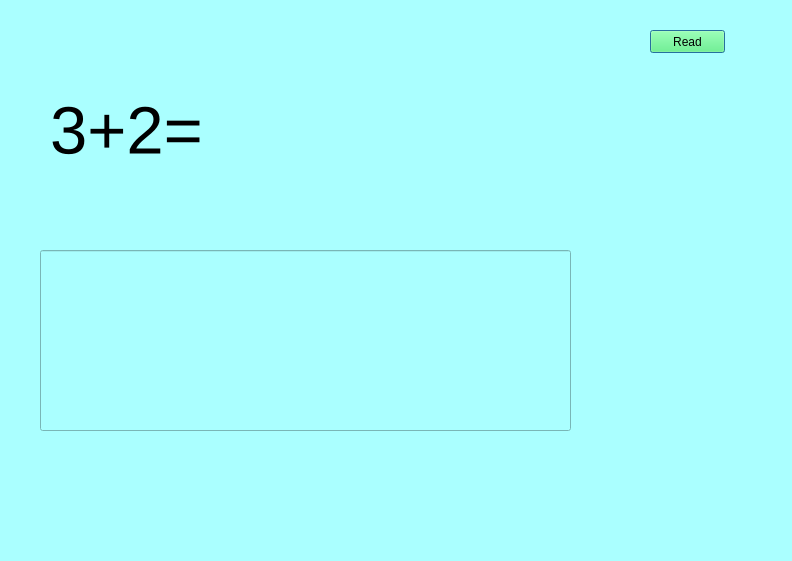
<?xml version="1.0" encoding="UTF-8"?>
<ui version="4.0">
 <class>Dialog</class>
 <widget class="QDialog" name="Dialog">
  <property name="windowModality">
   <enum>Qt::ApplicationModal</enum>
  </property>
  <property name="geometry">
   <rect>
    <x>0</x>
    <y>0</y>
    <width>792</width>
    <height>561</height>
   </rect>
  </property>
  <property name="windowTitle">
   <string>Dialog</string>
  </property>
  <property name="styleSheet">
   <string notr="true">background-color: rgb(170, 255, 255);</string>
  </property>
  <widget class="QLabel" name="label">
   <property name="geometry">
    <rect>
     <x>50</x>
     <y>40</y>
     <width>511</width>
     <height>181</height>
    </rect>
   </property>
   <property name="font">
    <font>
     <family>MS Shell Dlg 2</family>
     <pointsize>50</pointsize>
    </font>
   </property>
   <property name="text">
    <string>3+2=</string>
   </property>
  </widget>
  <widget class="QLineEdit" name="lineEdit">
   <property name="geometry">
    <rect>
     <x>40</x>
     <y>250</y>
     <width>531</width>
     <height>181</height>
    </rect>
   </property>
   <property name="font">
    <font>
     <pointsize>50</pointsize>
    </font>
   </property>
  </widget>
  <widget class="QPushButton" name="pushButton_read">
   <property name="geometry">
    <rect>
     <x>650</x>
     <y>30</y>
     <width>75</width>
     <height>23</height>
    </rect>
   </property>
   <property name="styleSheet">
    <string notr="true">background-color: rgb(78, 255, 113);</string>
   </property>
   <property name="text">
    <string>Read</string>
   </property>
  </widget>
 </widget>
 <resources/>
 <connections/>
</ui>
